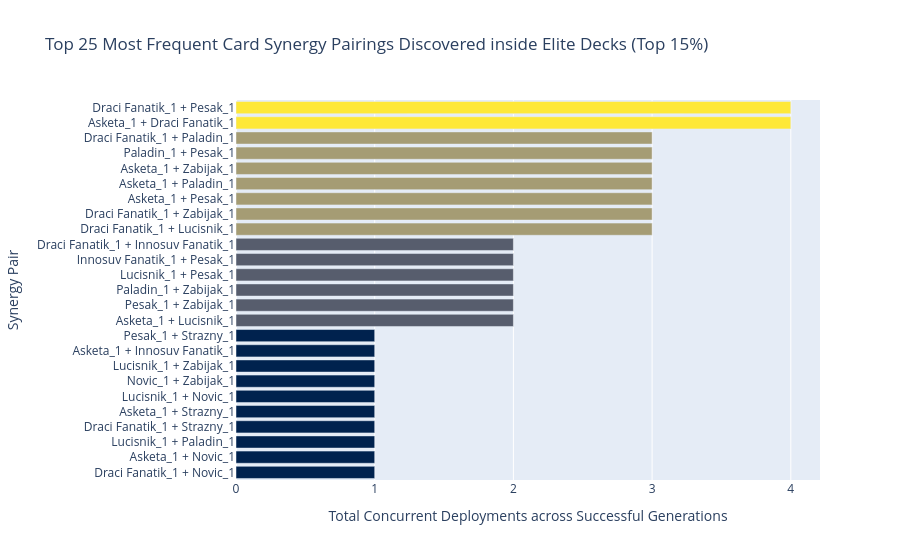

Here is the notebook cell this chart was saved with:
### Code cell
import plotly.express as px
from neat_ai.analysis.synergies import get_card_synergies

synergies = get_card_synergies(percentile=0.85)

if not synergies.empty:
    top_combos = synergies.head(25).copy()
    
    # Create an explicit human-readable pairing descriptor label for the axis
    top_combos['Card Combo Pairing'] = top_combos['card_A'] + " + " + top_combos['card_B']

    fig = px.bar(
        top_combos,
        x='co_occurrences',
        y='Card Combo Pairing',
        color='co_occurrences',
        orientation='h',
        title="Top 25 Most Frequent Card Synergy Pairings Discovered inside Elite Decks (Top 15%)",
        labels={'co_occurrences': 'Total Concurrent Deployments across Successful Generations', 'Card Combo Pairing': 'Synergy Pair'},
        color_continuous_scale="Cividis"
    )
    
    # Force sorting layout hierarchy
    fig.update_layout(yaxis={'categoryorder':'total ascending'}, coloraxis_showscale=False)
    fig.show()
else:
    print("No synergy metrics compiled yet. Ensure elite threshold parameters match active database score counts.")

### Figure 1 — Plotly figure (JSON) as saved in the notebook; plotly's stock layout.template omitted (floating-point values rounded to 4 significant figures)
{"data": [{"hovertemplate": "Total Concurrent Deployments across Successful Generations=%{marker.color}<br>Synergy Pair=%{y}<extra></extra>", "legendgroup": "", "marker": {"color": [4, 4, 3, 3, 3, 3, 3, 3, 3, 2, 2, 2, 2, 2, 2, 1, 1, 1, 1, 1, 1, 1, 1, 1, 1], "coloraxis": "coloraxis", "pattern": {"shape": ""}}, "name": "", "orientation": "h", "showlegend": false, "textposition": "auto", "type": "bar", "x": [4, 4, 3, 3, 3, 3, 3, 3, 3, 2, 2, 2, 2, 2, 2, 1, 1, 1, 1, 1, 1, 1, 1, 1, 1], "xaxis": "x", "y": ["Asketa_1 + Draci Fanatik_1", "Draci Fanatik_1 + Pesak_1", "Draci Fanatik_1 + Lucisnik_1", "Draci Fanatik_1 + Zabijak_1", "Asketa_1 + Pesak_1", "Asketa_1 + Paladin_1", "Asketa_1 + Zabijak_1", "Paladin_1 + Pesak_1", "Draci Fanatik_1 + Paladin_1", "Asketa_1 + Lucisnik_1", "Pesak_1 + Zabijak_1", "Paladin_1 + Zabijak_1", "Lucisnik_1 + Pesak_1", "Innosuv Fanatik_1 + Pesak_1", "Draci Fanatik_1 + Innosuv Fanatik_1", "Draci Fanatik_1 + Novic_1", "Asketa_1 + Novic_1", "Lucisnik_1 + Paladin_1", "Draci Fanatik_1 + Strazny_1", "Asketa_1 + Strazny_1", "Lucisnik_1 + Novic_1", "Novic_1 + Zabijak_1", "Lucisnik_1 + Zabijak_1", "Asketa_1 + Innosuv Fanatik_1", "Pesak_1 + Strazny_1"], "yaxis": "y"}], "layout": {"barmode": "relative", "coloraxis": {"autocolorscale": false, "colorbar": {"title": {"text": "Total Concurrent Deployments across Successful Generations"}}, "colorscale": [[0, "#00224e"], [0.1111, "#123570"], [0.2222, "#3b496c"], [0.3333, "#575d6d"], [0.4444, "#707173"], [0.5556, "#8a8678"], [0.6667, "#a59c74"], [0.7778, "#c3b369"], [0.8889, "#e1cc55"], [1, "#fee838"]], "showscale": false}, "legend": {"tracegroupgap": 0}, "title": {"text": "Top 25 Most Frequent Card Synergy Pairings Discovered inside Elite Decks (Top 15%)"}, "xaxis": {"anchor": "y", "domain": [0, 1], "title": {"text": "Total Concurrent Deployments across Successful Generations"}}, "yaxis": {"anchor": "x", "categoryorder": "total ascending", "domain": [0, 1], "title": {"text": "Synergy Pair"}}}}
